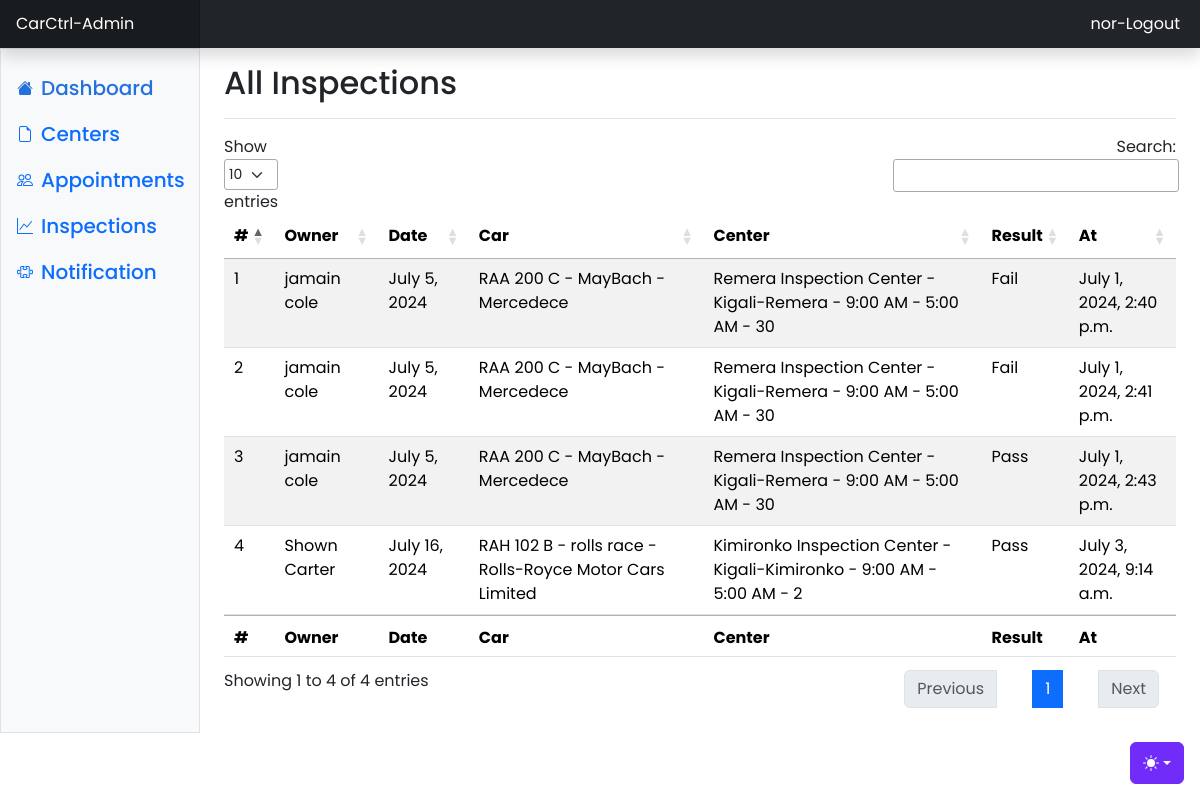
The page /adminn/inspections (signed in) on the database as committed earlier.
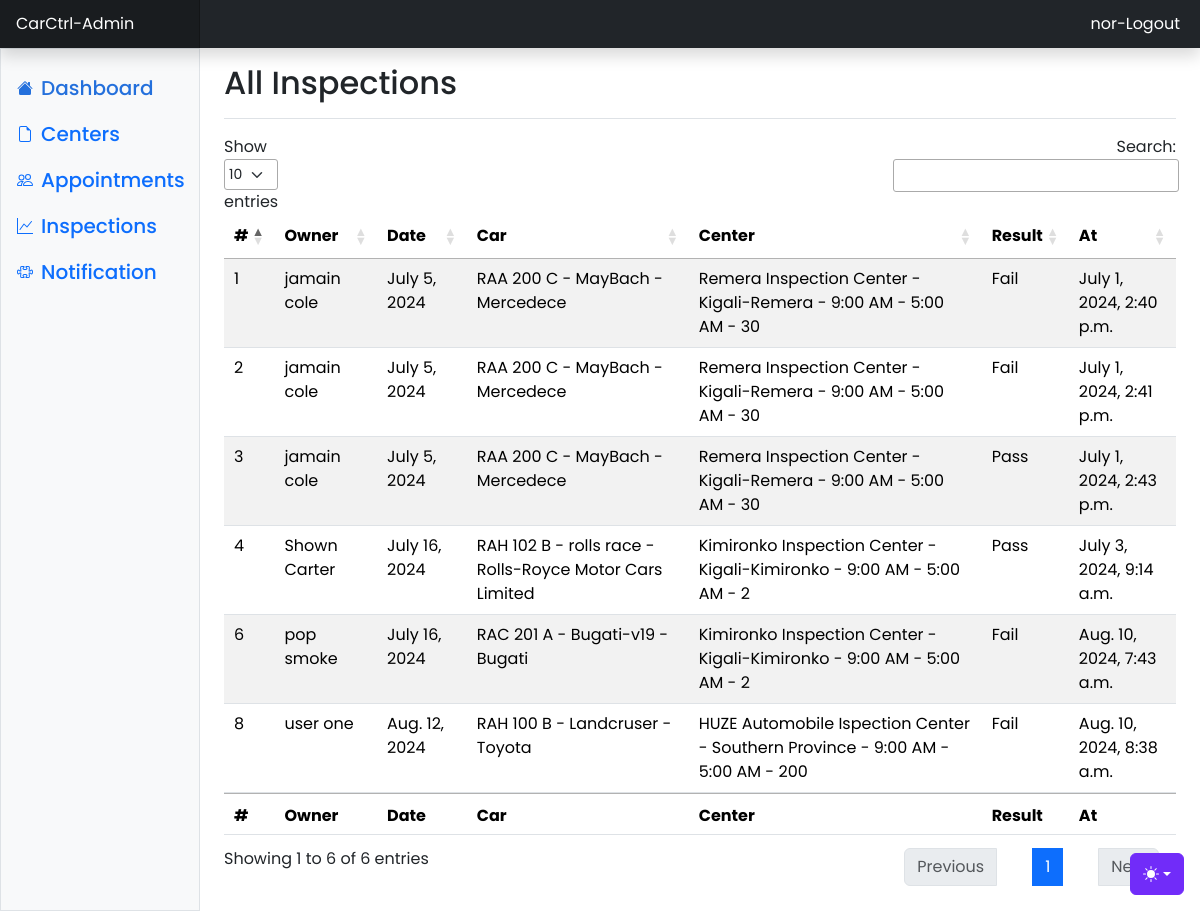
The same page on the database as committed later.
### App/models.py (models this page shows, shortened)
class User(AbstractUser):
    class Role(models.TextChoices):
        OWNER = "OWNER", "Owner"
        ADMIN = "ADMIN", "Admin"
    base_role = Role.ADMIN
    role = models.CharField(max_length=50, choices=Role.choices)
    phone_number = models.CharField(
        validators=[phone_regex], max_length=13, unique=True, null=True
    )
    address = models.CharField(max_length=100, blank=True)
    groups = models.ManyToManyField(
        "auth.Group",
        related_name="users",
        blank=True,
        verbose_name=_("groups"),
        help_text=_("The groups this user belongs to."),
    )
    user_permissions = models.ManyToManyField(
        Permission,
        related_name="users",
        blank=True,
        verbose_name=_("user permissions"),
        help_text=_("Specific permissions for this user."),
    )

class Inspection(models.Model):
    appointment_id = models.OneToOneField(Appointment, on_delete=models.CASCADE)
    result = models.BooleanField()
    recomendations = models.TextField()
    created_at = models.DateTimeField(auto_now_add=True)

class Appointment(models.Model):
    date = models.DateField()
    owner_id = models.ForeignKey(User, on_delete=models.CASCADE)
    center_id = models.ForeignKey(Center, on_delete=models.CASCADE)
    car_id = models.ForeignKey(Car, on_delete=models.CASCADE)
    type = models.CharField(max_length=50, choices=APPOINTMENT_TYPE)
    status = models.CharField(max_length=10, choices=STATUS, default='pendig')
    pstatus = models.BooleanField(default = 0)
    created_at = models.DateTimeField(auto_now_add=True)
    updated_at = models.DateTimeField(auto_now=True)

class Car(models.Model):
    owner_id = models.ForeignKey(User, on_delete=models.CASCADE)
    model = models.TextField(max_length=50)
    make = models.TextField(max_length=50)
    plate = models.CharField(validators=[plate_regex], max_length=9, unique=True)
    created_at = models.DateTimeField(auto_now_add=True)
    updated_at = models.DateTimeField(auto_now=True)
    def __str__(self):
        return f"{self.plate} - {self.model} - {self.make}  "

class Center(models.Model):
    name = models.CharField(max_length=50, unique=True)
    location = models.CharField(max_length=50)
    type = models.CharField(max_length=50, choices=CENTER_TYPE)
    operating_hours = models.CharField(max_length=50, choices=WORKING_HOURS)
    number_of_slots_per_day = models.PositiveIntegerField()
    created_at = models.DateTimeField(auto_now_add=True)
    updated_at = models.DateTimeField(auto_now=True)
    class Meta:
        ordering = ["-created_at"]
    def __str__(self):
        return f"{self.name} - {self.location} - {self.operating_hours} - {self.number_of_slots_per_day}"

### App/views.py (the view)
# urls.py: path('adminn/inspections', views.admin_inspections, name="admin-inspections"),
@login_required(login_url='login')
def admin_inspections(request):
    inspts = Inspection.objects.all()
    context = {'inspections': inspts}
    return render(request, "admin-inspections.html", context)

### App/templates/App/admin-inspections.html (shortened to what this page needs)
{% load static %}
{% include 'includes/admin-nav.html' %}
{% if user.role == "ADMIN" %}
<main class="col-md-9 ms-sm-auto col-lg-10 px-md-4">
  <div class="d-flex justify-content-between flex-wrap flex-md-nowrap align-items-center pt-3 pb-2 mb-3 border-bottom">
    <h1 class="h2">All Inspections</h1>
  </div>
  <table id="myTable" class="table table-striped" style="width:100%">
    <thead>
        <tr>
            <th>#</th>
            <th>Owner</th>
            <th>Date</th>
            <th>Car</th>
            <th>Center</th>
            <th>Result</th>
            <th>At</th>
        </tr>
    </thead>
    <tbody>
        {% for inspection in inspections %}
    <tr>
        <td>{{inspection.id}}</td>
        <td>{{inspection.appointment_id.owner_id.first_name}} {{ inspection.appointment_id.owner_id.last_name }}</td>
        <td>{{inspection.appointment_id.date}}</td>
        <td>{{inspection.appointment_id.car_id}}</td>
        <td>{{inspection.appointment_id.center_id}}</td>
        <td>{% if inspection.result %} Pass {% else %}Fail {% endif %}</td>
        <td>{{inspection.created_at}}</td>
    </tr>
    {% endfor %}
    </tbody>
    <tfoot>
        <tr>
            <th>#</th>
            <th>Owner</th>
            <th>Date</th>
            <th>Car</th>
            <th>Center</th>
            <th>Result</th>
            <th>At</th>
        </tr>
    </tfoot>
</table>
</main>
{% else %}
    <h1>You have no Permissions</h1>
    <h3><a href="{% url 'owner-home' %}">Go back</a></h3>
    {%  endif %}
{% include 'includes/admin-footer.html' %}

### App/templates/App/includes/admin-nav.html (shortened to what this page needs)
{% load static %}
<!doctype html>
<html lang="en" data-bs-theme="auto">
<head>
  <link rel="stylesheet" href="https://cdn.datatables.net/1.13.5/css/jquery.dataTables.min.css" />
  <link rel="stylesheet" href="https://cdn.jsdelivr.net/npm/@docsearch/css@3">
  <link href="{% static 'assets/dist/css/bootstrap.min.css'%}" rel="stylesheet">
  <link href="https://cdn.jsdelivr.net/npm/bootstrap-icons@1.10.5/font/bootstrap-icons.min.css" rel="stylesheet">
  <link href="{% static 'assets/css/dashboard.css'%}" rel="stylesheet">
</head>
<body>
  {% if user.role == "ADMIN" %}
  <div class="dropdown position-fixed bottom-0 end-0 mb-3 me-3 bd-mode-toggle">
    <button class="btn btn-bd-primary py-2 dropdown-toggle d-flex align-items-center" id="bd-theme" type="button"
      aria-expanded="false" data-bs-toggle="dropdown" aria-label="Toggle theme (auto)">
      <svg class="bi my-1 theme-icon-active" width="1em" height="1em">
        <use href="#circle-half"></use>
      </svg>
    </button>
  </div>
  <header class="navbar sticky-top bg-dark flex-md-nowrap p-0 shadow" data-bs-theme="dark">
    <a class="navbar-brand col-md-3 col-lg-2 me-0 px-3 fs-6 text-white" href="/">CarCtrl-Admin</a>
    <a href="{% url 'logoutAc' %}" class="text-white" style="padding-right: 20px; text-decoration: none;">{{ user.username }}-Logout</a>
  </header>
  <div class="container-fluid">
    <div class="row">
      <div class="sidebar border border-right col-md-3 col-lg-2 p-0 bg-body-tertiary">
        <div class="offcanvas-md offcanvas-end bg-body-tertiary" tabindex="-1" id="sidebarMenu"
          aria-labelledby="sidebarMenuLabel">
          <div class="offcanvas-body d-md-flex flex-column p-0 pt-lg-3 overflow-y-auto">
            <ul class="nav flex-column">
              <li class="nav-item">
                <a class="nav-link d-flex align-items-center gap-2 active" aria-current="page" href="{% url 'admin-home' %}">
                  <svg class="bi">
                    <use xlink:href="#house-fill" />
                  </svg>
                  Dashboard
                </a>
              </li>
              <li class="nav-item">
                <a class="nav-link d-flex align-items-center gap-2" href="{% url 'center'%}">
                  <svg class="bi">
                    <use xlink:href="#file-earmark" />
                  </svg>
                  Centers
                </a>
              </li>
              <li class="nav-item">
                <a class="nav-link d-flex align-items-center gap-2" href="{% url 'admin-appointment' %}">
                  <svg class="bi">
                    <use xlink:href="#people" />
                  </svg>
                  Appointments
                </a>
              </li>
              <li class="nav-item">
                <a class="nav-link d-flex align-items-center gap-2" href="{% url 'admin-inspections' %}">
                  <svg class="bi">
                    <use xlink:href="#graph-up" />
                  </svg>
                  Inspections
                </a>
              </li>
              <li class="nav-item">
                <a class="nav-link d-flex align-items-center gap-2" href="{% url 'notofications' %}">
                  <svg class="bi">
                    <use xlink:href="#puzzle" />
                  </svg>
                  Notification
                </a>
              </li>
            </ul>
          </div>
        </div>
      </div>
      {% endif %}

### App/templates/App/includes/admin-footer.html (shortened to what this page needs)
{% load static %}
</div>
</div>
</body>
</html>

### static/assets/css/dashboard.css (style rules this page uses)
body { margin: 0; font-family: 'Poppins', sans-serif; background-color: #fff; }
.bi { display: inline-block; width: 1rem; height: 1rem; }
.sidebar .nav-link { font-size: 20px; font-weight: 500; }
.sidebar .nav-link.active { color: #2470dc; }
.navbar-brand { padding-top: .75rem; padding-bottom: .75rem; background-color: rgba(0, 0, 0, .25); box-shadow: inset -1px 0 0 rgba(0, 0, 0, .25); }

### App/templates/App/includes/admin-nav.html (style rules this page uses)
.bi { vertical-align: -.125em; fill: currentColor; }
.btn-bd-primary { --bd-violet-bg: #712cf9; --bd-violet-rgb: 112.520718, 44.062154, 249.437846; --bs-btn-font-weight: 600; --bs-btn-color: var(--bs-white); --bs-btn-bg: var(--bd-violet-bg); --bs-btn-border-color: var(--bd-violet-bg); --bs-btn-hover-color: var(--bs-white); --bs-btn-hover-bg: #6528e0; --bs-btn-hover-border-color: #6528e0; --bs-btn-focus-shadow-rgb: var(--bd-violet-rgb); --bs-btn-active-color: var(--bs-btn-hover-color); --bs-btn-active-bg: #5a23c8; --bs-btn-active-border-color: #5a23c8; }
.bd-mode-toggle { z-index: 1500; }

Rows that differ between the two databases and show on the page:
added Inspection: id "6", appointment_id.owner_id.first_name "pop", appointment_id.owner_id.last_name "smoke", appointment_id "July 16, 2024", appointment_id.car_id "RAC 201 A - Bugati-v19 - Bugati", appointment_id.center_id "Kimironko Inspection Center - Kigali-Kimironko - 9:00 AM - 5:00 AM - 2", result "Fail", created_at "Aug. 10, 2024, 7:43 a.m."
added Inspection: id "8", appointment_id.owner_id.first_name "user", appointment_id.owner_id.last_name "one", appointment_id "Aug. 12, 2024", appointment_id.car_id "RAH 100 B - Landcruser - Toyota", appointment_id.center_id "HUZE Automobile Ispection Center - Southern Province - 9:00 AM - 5:00 AM - 200", result "Fail", created_at "Aug. 10, 2024, 8:38 a.m."
Other text that changed with them:
text written by a page script: "Show entries Search: Showing 1 to 4 of 4 entries Previous 1 Next" → "Show entries Search: Showing 1 to 6 of 6 entries Previous 1 Next"
